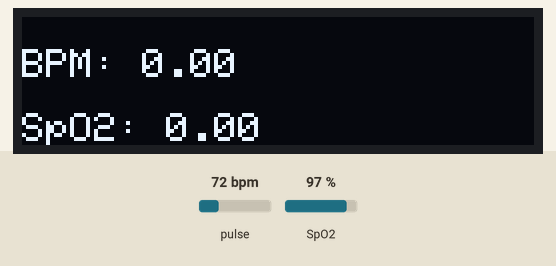
A sketch run on a simulated ESP32. On the bench: 128×32 one-colour display. The inputs (shaded band) are chosen by the test bench; at power-on: pulse 72 bpm, SpO2 97 %. WiFi joins after 1.5 s; servers stay silent unless stated; what the sketch prints to the serial monitor is not drawn.

Above: at 3.0 s.
3.1 s: pulse set to 42 bpm
At 5.8 s:
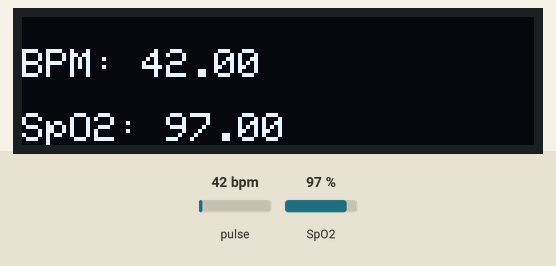
6.1 s: SpO2 set to 80 %
At 7.6 s:
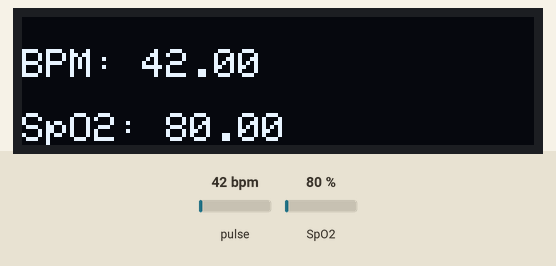
8.4 s: pulse set to 70 bpm
At 10.1 s:
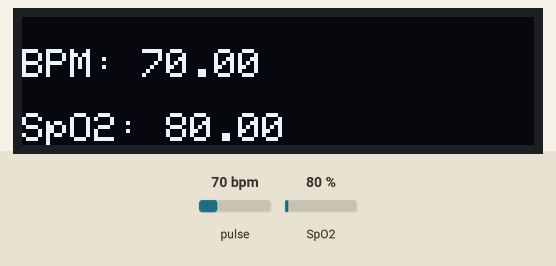
10.4 s: SpO2 set to 85 %
At 11.6 s:
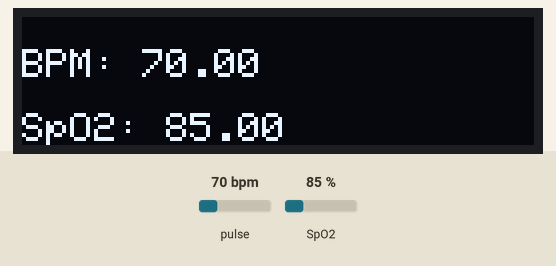
Timing chart, 0 to 13.4 s (numbered marks = the images above; inputs shaded):
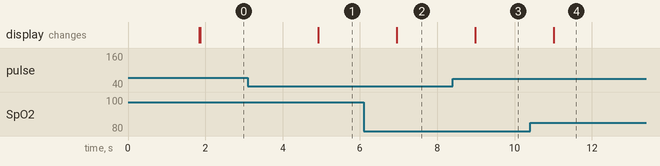

Measured:
- after the input at 3.1 s, the display: changes after 1.8 s (image 1)
- after the input at 6.1 s, the display: changes after 0.85 s (image 2)
- after the input at 8.4 s, the display: changes after 0.58 s (image 3)
- after the input at 10.4 s, the display: changes after 0.61 s (image 4)

The sketch:

code.ino
```cpp
#include <BlynkSimpleEsp32.h>
#include <Wire.h>
#include "MAX30100_PulseOximeter.h"
#include <Adafruit_GFX.h>
#include <Adafruit_SSD1306.h>
#include <WiFi.h>

#define REPORTING_PERIOD_MS 1000
#define SCREEN_WIDTH 128
#define SCREEN_HEIGHT 32

#define OLED_RESET -1
#define SCREEN_ADDRESS 0x3C

Adafruit_SSD1306 display(SCREEN_WIDTH, SCREEN_HEIGHT, &Wire, OLED_RESET);

PulseOximeter pox;

float BPM, SpO2;
uint32_t tsLastReport = 0;


char auth[] = "3aZk_EPSKybgsNBSYF2R6ET3qTJbF9LH";
char ssid[] = "Realme";
char pass[] = "hi22me03";


void onBeatDetected()
{
    Serial.println("Beat Detected!");

}

void setup()
{
    Serial.begin(115200);

    Blynk.begin(auth, ssid, pass, IPAddress(117, 236, 190, 213), 8080);

    Wire.begin();

    display.begin();
    display.clearDisplay();
    display.setTextSize(1);
    display.setTextColor(1);
    display.setCursor(0, 0);

    display.println("Initializing pulse oximeter..");
    display.display();
    Serial.print("Initializing pulse oximeter..");


    if (!pox.begin())
    {
        Serial.println("FAILED");
        display.clearDisplay();
        display.setTextSize(1);
        display.setTextColor(1);
        display.setCursor(0, 0);
        display.println("FAILED");
        display.display();
        for (;;);
    }
    else
    {
        display.clearDisplay();
        display.setTextSize(1);
        display.setTextColor(1);
        display.setCursor(0, 0);
        display.println("SUCCESS");
        display.display();
        Serial.println("SUCCESS");
    }
    pox.setOnBeatDetectedCallback(onBeatDetected);
}

void loop()
{
    pox.update();
    Blynk.run();

    BPM = pox.getHeartRate();
    SpO2 = pox.getSpO2();
    if (millis() - tsLastReport > REPORTING_PERIOD_MS)
    {
        Serial.print("Heart rate:");
        Serial.print(BPM);
        Serial.print("SpO2:");
        Serial.print(SpO2);
        Serial.println(" %");

        Blynk.virtualWrite(V1, BPM);
        Blynk.virtualWrite(V2, SpO2);


        display.clearDisplay();

        display.setTextSize(1);
        display.setTextColor(1);
        display.setCursor(0, 8);
        display.print("BPM: ");
        display.print(BPM);

        display.setTextSize(1);
        display.setTextColor(1);
        display.setCursor(0, 24);
        display.print("SpO2: ");
        display.print(SpO2);


        display.display();
        tsLastReport = millis();
    }
}
```
